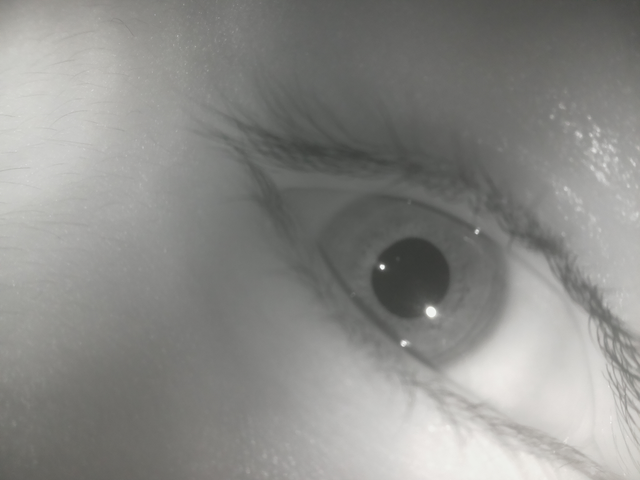
#> input picture TEST1480.png, 640 x 480 px
$ python measure_pupil_hough.py TEST1480.png   (older library calls are emulated)
#> lines starting #> are read from the running program, lines starting #| are printed output that depends on the picture; after the words box and inside, x2 and y2 are one past the last pixel; in counts of white or black regions, pixels touching at a corner belong together
import cv2
#import cv2.cv as cv
import numpy as np
import sys
import matplotlib.pyplot as plt

img = cv2.imread(str(sys.argv[1]))
#> img is the input picture: shape (480, 640, 3); mean B, G, R 136.3, 139.3, 139.3

shp = img[:,:,0].shape
#> shp = (480, 640)
print(shp)
#| (480, 640)

##contrast enhance first - using histogram normalization
imgt = cv2.equalizeHist(img[:,:,0])
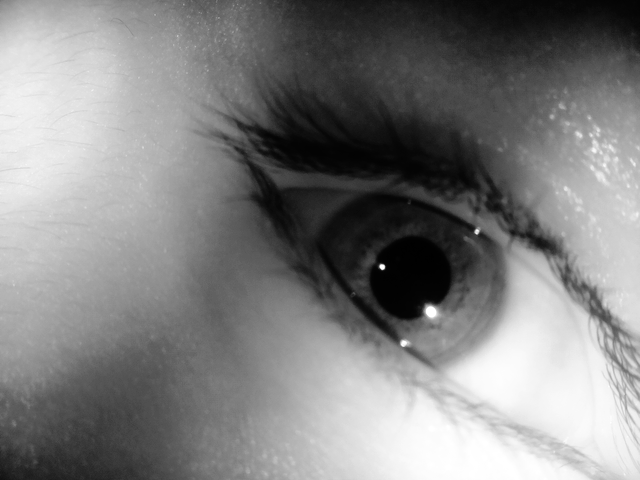
#> imgt: shape (480, 640); min 0, max 255, mean 128.5
plt.imshow(imgt, 'gray')
plt.show()

#add Hough circle detection

# Threshold the image to get only black colors
# Convert BGR to HSV
hsv = cv2.cvtColor(img, cv2.COLOR_BGR2HSV)
#> hsv: shape (480, 640, 3); mean H, S, V 31.7, 6.6, 139.8
'''
for j in range(10,80,10):
        ranged_image = cv2.inRange(hsv, np.array([0,0,0]), np.array([180,255,j]))
        plt.title(j)
        plt.imshow(ranged_image)
        plt.show()
'''
#40, 60
ranged_image = cv2.inRange(hsv, np.array([0,0,40]), np.array([180,255,70]))
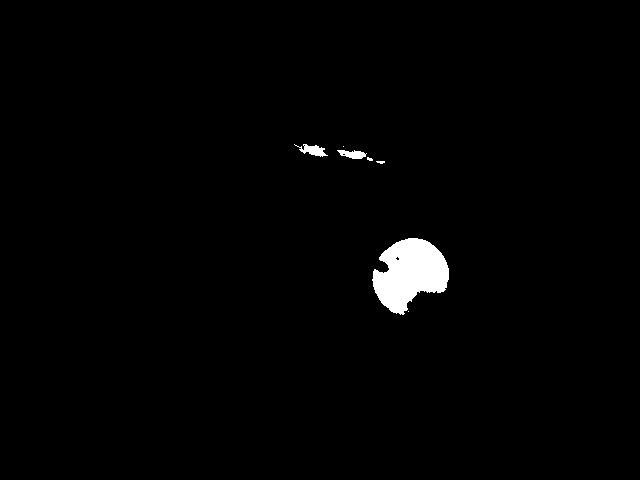
#> ranged_image: shape (480, 640); 1.4% white; 7 white regions (3 under 20 px), largest, box (x1, y1, x2, y2) and area: (372, 238, 449, 315) 3856, (294, 144, 328, 157) 207, (337, 150, 367, 159) 172, (376, 161, 385, 164) 20

##GaussianBlur
#gaussian = cv2.GaussianBlur(imgt, (5,5), 0)- might be faster??

##median filter
median = cv2.medianBlur(ranged_image, 5)
#> median: shape (480, 640); 1.4% white; 5 white regions (2 under 20 px), largest, box (x1, y1, x2, y2) and area: (373, 238, 449, 315) 3851, (300, 145, 325, 156) 190, (339, 150, 366, 159) 163

circles = cv2.HoughCircles(median,cv2.cv.CV_HOUGH_GRADIENT,1.2,1000,
                           param1=30,param2=15,minRadius=15,maxRadius=100)
#> circles = [[412.2, 273, 34.92]]

circles = np.uint16(np.around(circles))
#> circles = [[412, 273, 35]]

#rd = img[:,:,0]
for i in circles[0,:]:
    #ask which circle has the largest number of black pixels and only use that
    # draw the outer circle
    cv2.circle(img,(i[0],i[1]),i[2],(0,255,0),2)
    # draw the center of the circle
    cv2.circle(img,(i[0],i[1]),2,(0,0,255),3)
#> this loop made 1 pass
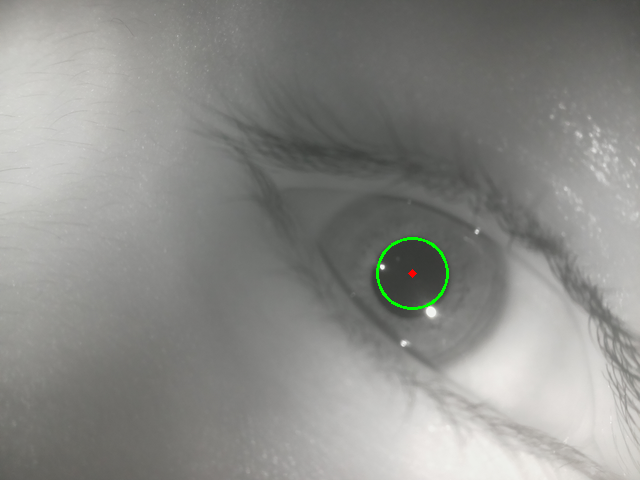
#> img: shape (480, 640, 3); 0.22% of pixels changed, all inside (x1, y1, x2, y2) = (376, 237, 449, 310)

#plt.imshow(ranged_image)
plt.imshow(img)

plt.show()

cv2.destroyAllWindows()

#cv2.imwrite('out.png', r)
